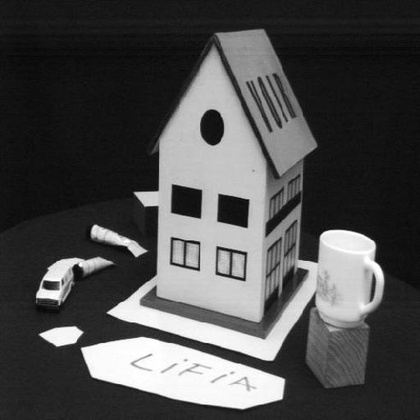
%> input picture Homework/homework2/set1/image1.jpg, 420 x 420 px, shrunk from 512 x 512 before the run
$ octave --eval "main;"   (GNU Octave 9; MATLAB toolbox functions it lacks are replaced by stand-ins)
%> lines starting %> are read from the running program, lines starting %| are printed output that depends on the picture
### Homework/homework2/readTextFiles.m
function [x1, x2] = readTextFiles(dir)
%> called with dir = 'set1'

% use this function to read in data from 2D files.
% make sure to change the path depending which set
% you are using

fileid = fopen(strcat(dir,'/pt_2D_1.txt'),'r');
PointNo = str2num(fgets(fileid));
temp = fscanf(fileid,'%f');
Points1 = zeros(PointNo, 2);
for i = 1 : PointNo
    Points1(i,2) = temp(i*2-1);
    Points1(i,1) = temp(i*2);
end
fclose(fileid);
fileid = fopen(strcat(dir,'/pt_2D_2.txt'),'r');
PointNo = str2num(fgets(fileid));
temp = fscanf(fileid,'%f');
Points2 = zeros(PointNo, 2);
for i = 1 : PointNo
    Points2(i,2) = temp(i*2-1);
    Points2(i,1) = temp(i*2);
end
fclose(fileid);
x1 = Points1';
x2 = Points2';
n = size( x1, 2 );
x1 = [ x1 ; ones(1,n) ];
x2 = [ x2 ; ones(1,n) ];
end

### Homework/homework2/hw2_3_1.m
function main
clear all;
close all;
clc;
% load data
set_number=1;
[x1, x2] = readTextFiles(strcat('set',num2str(set_number)));   % default setting is to open set1 data
image1 = imread(strcat('set',num2str(set_number),'/image1.jpg'));
%> image1 is the input picture: size 420x420 uint8; min 4, max 255, mean 76.5
image2 = imread(strcat('set',num2str(set_number),'/image2.jpg'));
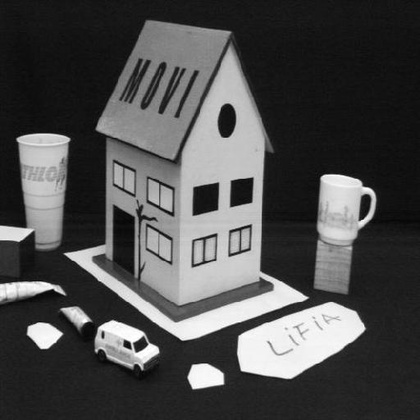
%> input picture Homework/homework2/set1/image2.jpg, 420 x 420 px, shrunk from 512 x 512 before the run
%> image2 is the input picture: size 420x420 uint8; min 2, max 255, mean 76.6

% Linear least squares version
F_lin = cal_F(x1,x2);
% Normalized version
T1=cal_T(x1);
T2=cal_T(x2);
xt1=T1*x1;
xt2=T2*x2;
hold on
plot(x1(1,:),x1(2,:),'bo')
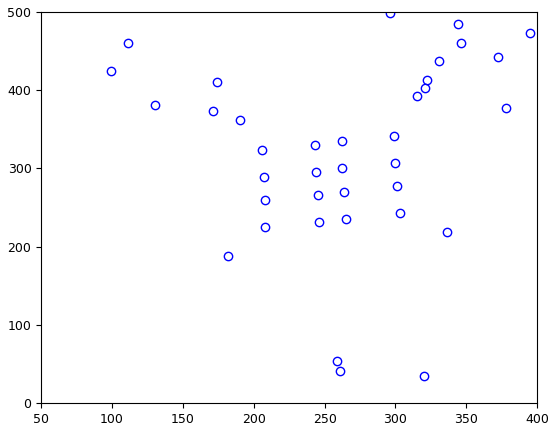
%> figure redrawn from the program's plot data
figure
plot(xt1(1,:),xt1(2,:),'ro')
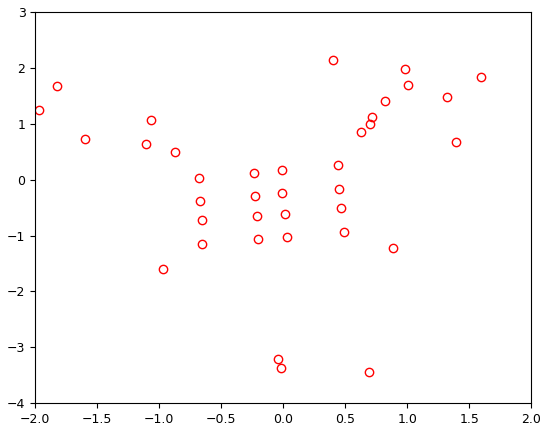
%> figure redrawn from the program's plot data
F_temp=cal_F(xt1,xt2);
F_normal=transpose(T1)*F_temp*(T2);
% Epipolar line and error
[L_linear_1,L_linear_2,error_lin_1,error_lin_2] = epi_line_error(x1,x2,F_lin);
[L_norm_1,L_norm_2,error_norm_1,error_norm_2] = epi_line_error(x1,x2,F_normal);
%visualization
figure;
hold on;
draw_pic_linear(x1,x2,L_linear_1,L_linear_2,error_lin_1,error_lin_2,image1,image2,set_number)
figure;
hold on;
draw_pic_normal(x1,x2,L_norm_1,L_norm_2,error_norm_1,error_norm_2,image1,image2,set_number)
end

function draw_pic_normal(x1,x2,L1,L2,error1,error2,image1,image2,set_number)
[~, n]=size(x1);
line_len=15;
h_title=suptitle({['Fundamental Matrix'],
    ['Result for Set',num2str(set_number)]});
subplot(1,2,1)
hold on;
h_title=title({['Image1 normalized version'];
    ['Average distance=',num2str(error1)]});
imshow(image1);
plot(x1(1,:),x1(2,:),'ro');
for i = 1:n
    if L1(2,i)==0
        p1 = [-L1(3,i)/L1(1,i),x1(2,i)-line_len];
        p2 = [-L1(3,i)/L1(1,i),x1(2,i)+line_len];
    else
        p1 = [x1(1,i)-line_len,x1(1,i)+line_len];
        p2 = [-(L1(1,i)*p1(1,1)+L1(3,i))/L1(2,i), -(L1(1,i)*p1(1,2)+L1(3,i))/L1(2,i)];
    end
        plot(p1,p2,'b');
end
% Plot image2
subplot(1,2,2)
hold on;
h_title=title({['Image2 normalized version'];
    ['Average distance=',num2str(error2)]});
imshow(image2);
plot(x2(1,:),x2(2,:),'ro');
for i = 1:n
    if L2(2,i)==0
        p1 = [-L2(3,i)/L2(1,i),x2(2,i)-line_len];
        p2 = [-L2(3,i)/L2(1,i),x2(2,i)+line_len];
    else
        p1 = [x2(1,i)-line_len,x2(1,i)+line_len];
        p2 = [-(L2(1,i)*p1(1,1)+L2(3,i))/L2(2,i), -(L2(1,i)*p1(1,2)+L2(3,i))/L2(2,i)];
    end
        plot(p1,p2,'b');
end
print(gcf,'-djpeg' ,strcat('HW3_2_1_normalized_set',num2str(set_number),'.jpeg'),'-r400')

end

function draw_pic_linear(x1,x2,L1,L2,error1,error2,image1,image2,set_number)
%> called with error1 = 28.03, error2 = 25.16, set_number = 1
[~, n]=size(x1);
line_len=15;
% Plot image1
h_title=suptitle({['Fundamental Matrix'],
    ['Result for Set',num2str(set_number)]});
subplot(1,2,1)
hold on;
h_title=title({['Image1 linear least square version'];
    ['Average distance=',num2str(error1)]});
imshow(image1);
plot(x1(1,:),x1(2,:),'ro');
for i = 1:n
    if L1(2,i)==0
        p1 = [-L1(3,i)/L1(1,i),x1(2,i)-line_len];
        p2 = [-L1(3,i)/L1(1,i),x1(2,i)+line_len];
    else
        p1 = [x1(1,i)-line_len,x1(1,i)+line_len];
        p2 = [-(L1(1,i)*p1(1,1)+L1(3,i))/L1(2,i), -(L1(1,i)*p1(1,2)+L1(3,i))/L1(2,i)];
    end
        plot(p1,p2,'b');
end
% Plot image2
subplot(1,2,2)
hold on;
h_title=title({['Image2 linear least square version'];
    ['Average distance=',num2str(error2)]});
imshow(image2);
plot(x2(1,:),x2(2,:),'ro');
for i = 1:n
    if L2(2,i)==0
        p1 = [-L2(3,i)/L2(1,i),x2(2,i)-line_len];
        p2 = [-L2(3,i)/L2(1,i),x2(2,i)+line_len];
    else
        p1 = [x2(1,i)-line_len,x2(1,i)+line_len];
        p2 = [-(L2(1,i)*p1(1,1)+L2(3,i))/L2(2,i), -(L2(1,i)*p1(1,2)+L2(3,i))/L2(2,i)];
    end
        plot(p1,p2,'b');
end
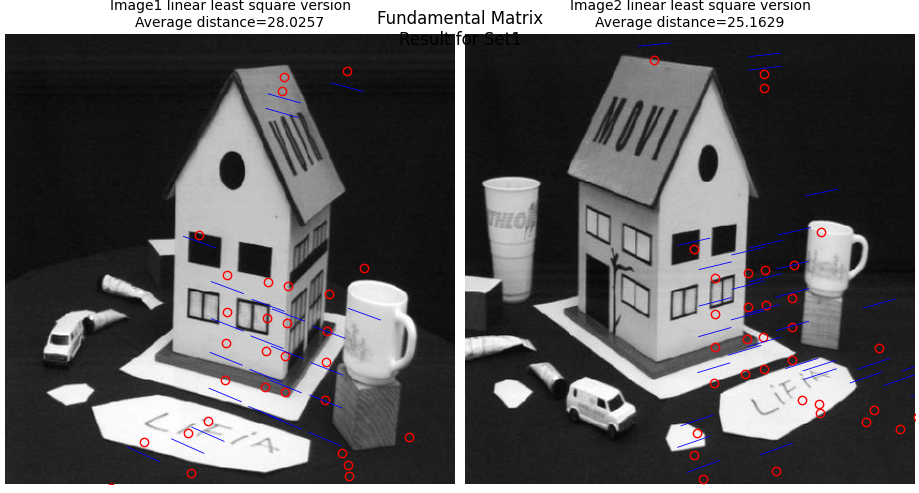
%> figure redrawn from the program's plot data, 2 panels
print(gcf,'-djpeg' ,strcat('HW3_2_1_LinearLS_set',num2str(set_number),'.jpeg'),'-r400')
end


function [L1,L2,error_1,error_2]=epi_line_error(x1,x2,F)
[~, n]=size(x1);
L1 = F*x2;
L2 = transpose(F)*x1;
% distance=|ax+by+c|/sqrt(a^2+b^2)
err1=sum(L1.*x1);   % calculate ax+by+c
den1=sqrt((L1(1,:).^2)+L1(2,:).^2); % calculate denominator
dist1=err1./den1;   % calculate each distance
err2=sum(L2.*x2);
den2=sqrt((L2(1,:).^2)+L2(2,:).^2);
dist2=err2./den2;
error_1=sum(abs(dist1))/n;
error_2=sum(abs(dist2))/n;
end

%% Calculate Transformation Matrix
function T=cal_T(x)
[~, n]=size(x);
x_bar=sum(x(1,:))/n;
y_bar=sum(x(2,:))/n;
i=1;
num=sqrt((x(1,i)-x_bar)^2+(x(2,i)-y_bar)^2);
den=n*sqrt(2);
d=num/den;
if n>=2
    for i=2:n
        num=sqrt((x(1,i)-x_bar)^2+(x(2,i)-y_bar)^2);
        den=n*sqrt(2);
        d=d+num/den;
    end
else
end
T=[1/d,0,-x_bar/d;
    0,1/d,-y_bar/d;
    0,0,1];

end

%% Calculate Fundamental Matrix
function F=cal_F(x1,x2)
[~, n1]=size(x1);
[~, n2]=size(x2);
if n1~=n2
    error=char('x1 and x2 does not match!')
   return
else
    n=n1;
end

%Build the matrix A
for i = 1:n
    xx1 = x1(:,i);
    xx2 = x2(:,i);
    xx=xx2*transpose(xx1);
    for j=1:9
        A(i,j)=xx(j);
    end
end

%SVD
[u,s,v] = svd(A,0);
vv=v(:,9);
for i=1:3
F(1,i)=vv(i);
end
for i=1:3
F(2,i)=vv(i+3);
end
for i=1:3
F(3,i)=vv(i+6);
end

% let rank(F)=2
[u,s,v] = svd(F);
F = F - u(:,3)*s(3,3)*transpose(v(:,3));
end
%> after the loop in draw_pic_normal, `for i = 1:n`:
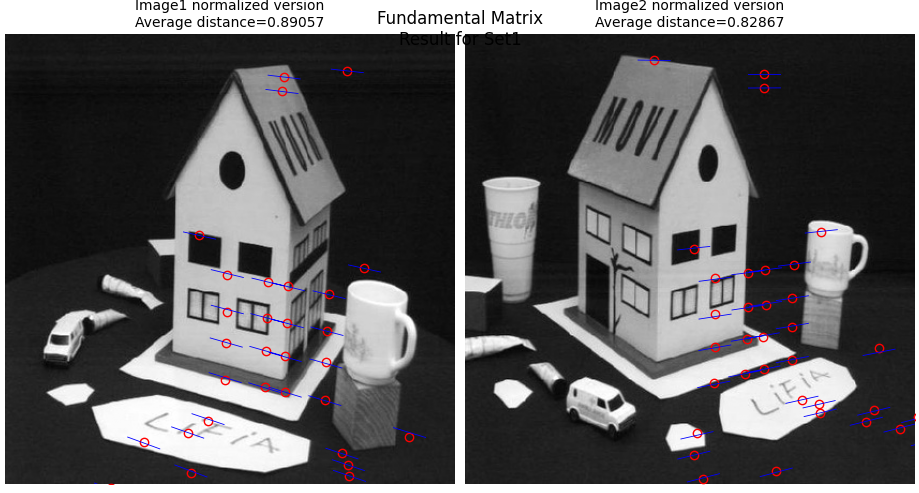
%> figure redrawn from the program's plot data, 2 panels
